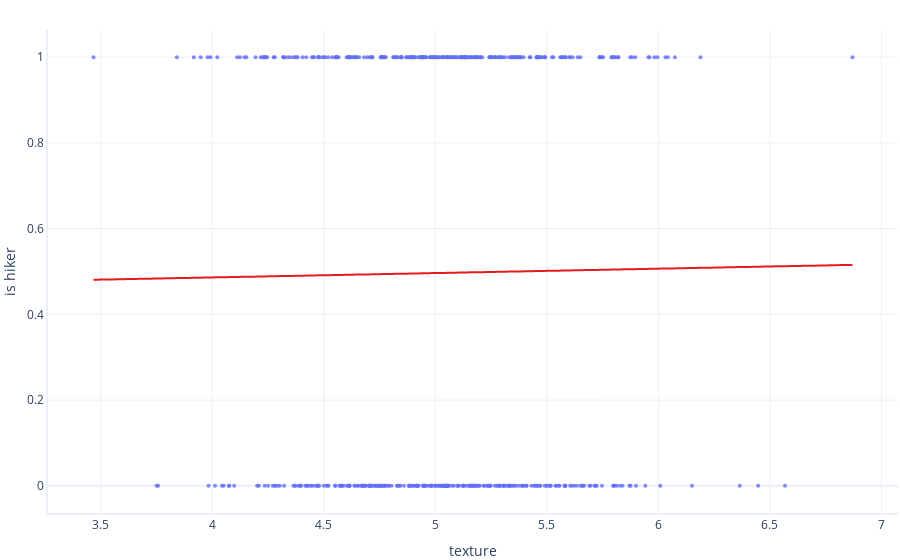

The notebook cell saved with this chart:
### Code cell
import statsmodels.api 

# This is a helper method that reformats the data to be compatible
# with this particular logistic regression model
prep_data = lambda x: numpy.column_stack((numpy.full(x.shape, 1), x))

# Train a logistic regression model to predict hiker based on texture
model = statsmodels.api.Logit(train.is_hiker, prep_data(train.texture)).fit()

# Plot the model
graphings.scatter_2D(test, label_x="texture", label_y="is_hiker", trendline=lambda x: model.predict(prep_data(x)))
